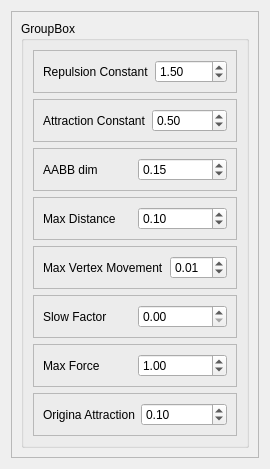
           <widget class="QWidget" name="graph1">
            <property name="geometry">
             <rect>
              <x>0</x>
              <y>0</y>
              <width>245</width>
              <height>433</height>
             </rect>
            </property>
            <attribute name="label">
             <string>Graph 1</string>
            </attribute>
            <layout class="QFormLayout" name="formLayout_5">
             <item row="0" column="0" colspan="2">
              <widget class="QFrame" name="frame_11">
               <property name="frameShape">
                <enum>QFrame::StyledPanel</enum>
               </property>
               <property name="frameShadow">
                <enum>QFrame::Raised</enum>
               </property>
               <layout class="QGridLayout" name="gridLayout">
                <item row="0" column="0">
                 <widget class="QGroupBox" name="groupBox_12">
                  <property name="title">
                   <string>GroupBox</string>
                  </property>
                  <layout class="QVBoxLayout" name="verticalLayout_7">
                   <item>
                    <widget class="QFrame" name="frame_4">
                     <property name="frameShape">
                      <enum>QFrame::StyledPanel</enum>
                     </property>
                     <property name="frameShadow">
                      <enum>QFrame::Raised</enum>
                     </property>
                     <layout class="QHBoxLayout" name="horizontalLayout_4">
                      <item>
                       <widget class="QLabel" name="label">
                        <property name="text">
                         <string>Repulsion Constant</string>
                        </property>
                       </widget>
                      </item>
                      <item>
                       <widget class="QDoubleSpinBox" name="doubleSpinBox">
                        <property name="minimum">
                         <double>0.010000000000000</double>
                        </property>
                        <property name="singleStep">
                         <double>0.100000000000000</double>
                        </property>
                        <property name="value">
                         <double>1.500000000000000</double>
                        </property>
                       </widget>
                      </item>
                     </layout>
                    </widget>
                   </item>
                   <item>
                    <widget class="QFrame" name="frame_5">
                     <property name="frameShape">
                      <enum>QFrame::StyledPanel</enum>
                     </property>
                     <property name="frameShadow">
                      <enum>QFrame::Raised</enum>
                     </property>
                     <layout class="QHBoxLayout" name="horizontalLayout_5">
                      <item>
                       <widget class="QLabel" name="label_2">
                        <property name="text">
                         <string>Attraction Constant</string>
                        </property>
                       </widget>
                      </item>
                      <item>
                       <widget class="QDoubleSpinBox" name="doubleSpinBox_2">
                        <property name="singleStep">
                         <double>0.100000000000000</double>
                        </property>
                        <property name="value">
                         <double>0.500000000000000</double>
                        </property>
                       </widget>
                      </item>
                     </layout>
                    </widget>
                   </item>
                   <item>
                    <widget class="QFrame" name="frame_6">
                     <property name="frameShape">
                      <enum>QFrame::StyledPanel</enum>
                     </property>
                     <property name="frameShadow">
                      <enum>QFrame::Raised</enum>
                     </property>
                     <layout class="QHBoxLayout" name="horizontalLayout_6">
                      <item>
                       <widget class="QLabel" name="label_3">
                        <property name="text">
                         <string>AABB dim</string>
                        </property>
                       </widget>
                      </item>
                      <item>
                       <widget class="QDoubleSpinBox" name="doubleSpinBox_3">
                        <property name="singleStep">
                         <double>0.100000000000000</double>
                        </property>
                        <property name="value">
                         <double>0.150000000000000</double>
                        </property>
                       </widget>
                      </item>
                     </layout>
                    </widget>
                   </item>
                   <item>
                    <widget class="QFrame" name="frame_7">
                     <property name="frameShape">
                      <enum>QFrame::StyledPanel</enum>
                     </property>
                     <property name="frameShadow">
                      <enum>QFrame::Raised</enum>
                     </property>
                     <layout class="QHBoxLayout" name="horizontalLayout_7">
                      <item>
                       <widget class="QLabel" name="label_9">
                        <property name="text">
                         <string>Max Distance</string>
                        </property>
                       </widget>
                      </item>
                      <item>
                       <widget class="QDoubleSpinBox" name="doubleSpinBox_7">
                        <property name="singleStep">
                         <double>0.100000000000000</double>
                        </property>
                        <property name="value">
                         <double>0.100000000000000</double>
                        </property>
                       </widget>
                      </item>
                     </layout>
                    </widget>
                   </item>
                   <item>
                    <widget class="QFrame" name="frame_9">
                     <property name="frameShape">
                      <enum>QFrame::StyledPanel</enum>
                     </property>
                     <property name="frameShadow">
                      <enum>QFrame::Raised</enum>
                     </property>
                     <layout class="QHBoxLayout" name="horizontalLayout_9">
                      <item>
                       <widget class="QLabel" name="label_12">
                        <property name="text">
                         <string>Max Vertex Movement</string>
                        </property>
                       </widget>
                      </item>
                      <item>
                       <widget class="QDoubleSpinBox" name="doubleSpinBox_9">
                        <property name="singleStep">
                         <double>0.100000000000000</double>
                        </property>
                        <property name="value">
                         <double>0.010000000000000</double>
                        </property>
                       </widget>
                      </item>
                     </layout>
                    </widget>
                   </item>
                   <item>
                    <widget class="QFrame" name="frame_8">
                     <property name="frameShape">
                      <enum>QFrame::StyledPanel</enum>
                     </property>
                     <property name="frameShadow">
                      <enum>QFrame::Raised</enum>
                     </property>
                     <layout class="QHBoxLayout" name="horizontalLayout_8">
                      <item>
                       <widget class="QLabel" name="label_10">
                        <property name="text">
                         <string>Slow Factor</string>
                        </property>
                       </widget>
                      </item>
                      <item>
                       <widget class="QDoubleSpinBox" name="doubleSpinBox_8">
                        <property name="singleStep">
                         <double>0.100000000000000</double>
                        </property>
                       </widget>
                      </item>
                     </layout>
                    </widget>
                   </item>
                   <item>
                    <widget class="QFrame" name="frame_10">
                     <property name="frameShape">
                      <enum>QFrame::StyledPanel</enum>
                     </property>
                     <property name="frameShadow">
                      <enum>QFrame::Raised</enum>
                     </property>
                     <layout class="QHBoxLayout" name="horizontalLayout_10">
                      <item>
                       <widget class="QLabel" name="label_11">
                        <property name="text">
                         <string>Max Force</string>
                        </property>
                       </widget>
                      </item>
                      <item>
                       <widget class="QDoubleSpinBox" name="doubleSpinBox_10">
                        <property name="minimum">
                         <double>0.010000000000000</double>
                        </property>
                        <property name="singleStep">
                         <double>0.100000000000000</double>
                        </property>
                        <property name="value">
                         <double>1.000000000000000</double>
                        </property>
                       </widget>
                      </item>
                     </layout>
                    </widget>
                   </item>
                   <item>
                    <widget class="QFrame" name="frame_36">
                     <property name="frameShape">
                      <enum>QFrame::StyledPanel</enum>
                     </property>
                     <property name="frameShadow">
                      <enum>QFrame::Raised</enum>
                     </property>
                     <layout class="QHBoxLayout" name="horizontalLayout_32">
                      <item>
                       <widget class="QLabel" name="label_38">
                        <property name="text">
                         <string>Origina Attraction</string>
                        </property>
                       </widget>
                      </item>
                      <item>
                       <widget class="QDoubleSpinBox" name="doubleSpinBox_29">
                        <property name="minimum">
                         <double>0.010000000000000</double>
                        </property>
                        <property name="singleStep">
                         <double>0.100000000000000</double>
                        </property>
                        <property name="value">
                         <double>0.100000000000000</double>
                        </property>
                       </widget>
                      </item>
                     </layout>
                    </widget>
                   </item>
                  </layout>
                 </widget>
                </item>
               </layout>
              </widget>
             </item>
            </layout>
           </widget>
